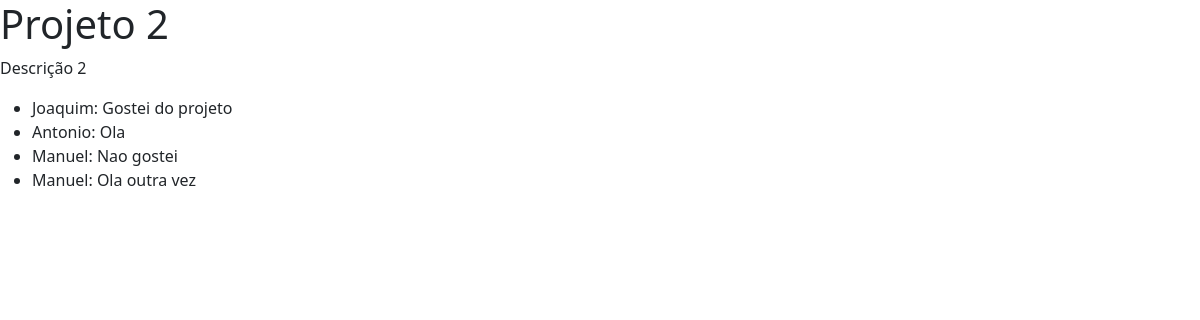
The page /projetos/2 on the database as committed earlier.
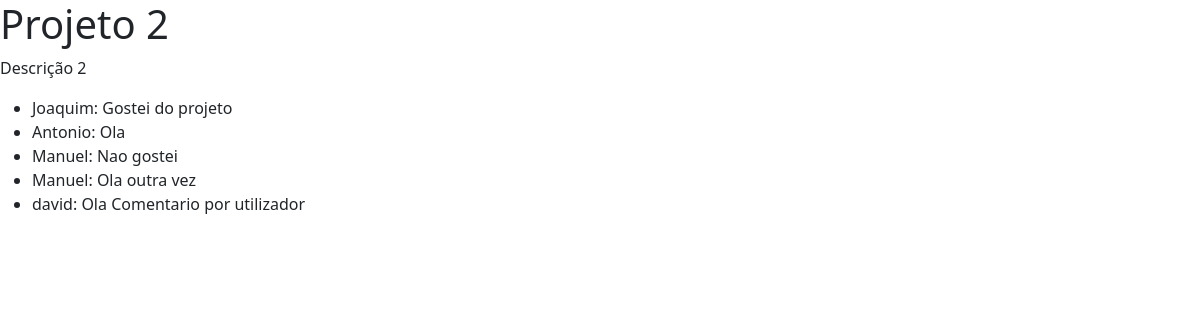
The same page on the database as committed later.
### portfolio/models.py (models this page shows, shortened)
class Projeto(models.Model):
    titulo = models.CharField(max_length=100)
    descricao = models.TextField()
    imagem = models.ImageField(upload_to='projeto/%Y/')

class Comentario(models.Model):
    projeto = models.ForeignKey(Projeto, on_delete=models.CASCADE)
    nome = models.CharField(max_length=50)
    comentario = models.TextField()
    user = models.ForeignKey(user_model, on_delete=models.CASCADE, null=True)

### portfolio/views.py (the view)
# urls.py: path('<int:pk>', comentar, name='projeto'),
def comentar(request, pk):
    projeto = get_object_or_404(Projeto, pk=pk)
    if request.POST:
        form = ComentarioModelForm(request.POST)
        if form.is_valid():
            comentario = Comentario(
                projeto=projeto,
                user=request.user,
                comentario=form.cleaned_data['comentario']
            )
            comentario.save()
    else:
        form = ComentarioModelForm()
    context = {
        "form": form,
        "projeto": projeto
    }
    return render(request, "portfolio/projeto_detail.html", context)

### templates/portfolio/projeto_detail.html (shortened to what this page needs)
{% extends "base.html" %}
{% block conteudo %}
<div class="content">
    <h1>{{ projeto.titulo }}</h1>
    <p>{{ projeto.descricao }}</p>
    <ul>
    {% for comentario in projeto.comentario_set.all %}
        <li>{{ comentario.nome }}: {{ comentario.comentario }}</li>
    {% endfor %}
    </ul>
</div>
{% endblock %}

### templates/base.html (shortened to what this page needs)
<!doctype html>
<html lang="en">
<head>
    <link href="https://cdn.jsdelivr.net/npm/bootstrap@5.0.0-beta1/dist/css/bootstrap.min.css" rel="stylesheet"
>
</head>
<body>
{% block conteudo %}{% endblock %}
</body>
</html>

Rows that differ between the two databases and show on the page:
added Comentario: nome "david", comentario "Ola Comentario por utilizador"
